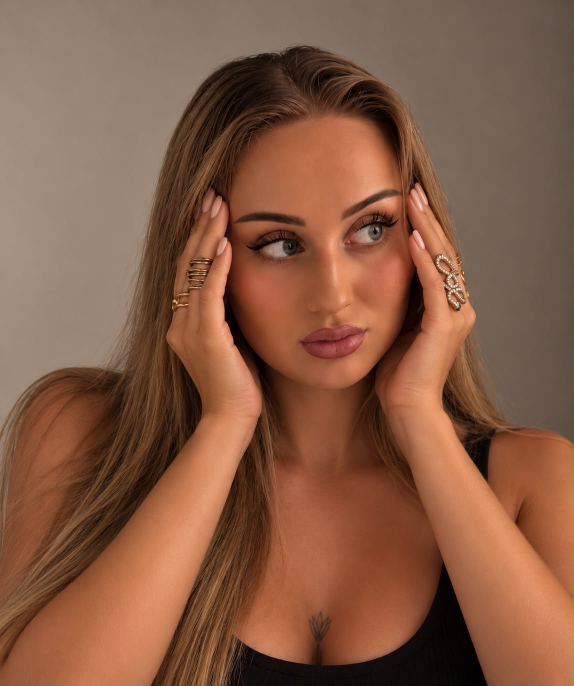
#> input picture claude_background/branding/assets/photos/originals/paula-portrait.jpg, 1148 x 1371 px, found by its file name (shown at 1/2 size)
$ python make_images.py originals/paula-portrait.jpg originals/nails.jpg
#> lines starting #> are read from the running program, lines starting #| are printed output that depends on the picture
"""Bilder für die Website: Hero breit (Paula rechts, links Wandfarbe angesetzt) + Web-Größen.

Aufruf (aus dem Repo-Root, Python mit Pillow):
    python branding/assets/photos/make_images.py branding/assets/photos/originals images

Der Hero ist eine Notlösung (Wandton zeilenweise vom linken Bildrand übernommen, weich überblendet).
Ein echtes KI-Outpainting soll images/hero-paula-wide.jpg später ersetzen, siehe docs/HANDOFF.md.
"""
import sys, os
from PIL import Image, ImageFilter

SRC, OUT = sys.argv[1], sys.argv[2]
os.makedirs(OUT, exist_ok=True)

# --- Hero: Wandfarbe zeilenweise vom linken Rand übernehmen, unten (Haare) mit Wandton weiterführen
p = Image.open(os.path.join(SRC, 'paula-portrait.jpg')).convert('RGB')
#> p is the input picture: PIL image 1148x1371 RGB; mean R, G, B 133.5, 91, 68.6
w, h = p.size
#> w = 1148; h = 1371
H = h
#> H = 1371
W = int(H * 2.2)
#> W = 3016
strip = p.crop((0, 0, 24, h)).resize((1, h), Image.LANCZOS)          # Mittel über die linken 24 px
cols = [strip.getpixel((0, y)) for y in range(h)]
#> cols = 1371 items, first 6: (144, 126, 111), (144, 126, 111), (144, 126, 111), (144, 126, 111), (144, 126, 111), (144, 126, 111)
cut = int(h * 0.46)                                                    # darunter beginnt am Rand Haar/Schulter
#> cut = 630
band = cols[int(h * 0.38):cut]
#> band = 110 items, first 6: (164, 145, 130), (164, 145, 130), (164, 145, 130), (164, 145, 130), (164, 145, 130), (164, 145, 130)
ref = tuple(round(sum(c[i] for c in band) / len(band)) for i in range(3))   # Wandton aus dem Bereich darüber
#> ref = (162, 143, 128)
for y in range(cut, h):                                                # weich in den Wandton übergehen
    t = min(1.0, (y - cut) / (h * 0.10))
    c = cols[y]
    cols[y] = tuple(round(c[i] * (1 - t) + ref[i] * t) for i in range(3))
#> this loop made 741 passes
#> c on passes 1 to 3: (161, 142, 127), (161, 142, 127), (161, 142, 127)
col_img = Image.new('RGB', (1, h))
col_img.putdata(cols)
col_img = col_img.filter(ImageFilter.GaussianBlur(24))
fill = col_img.resize((W, H), Image.NEAREST).filter(ImageFilter.GaussianBlur(2))
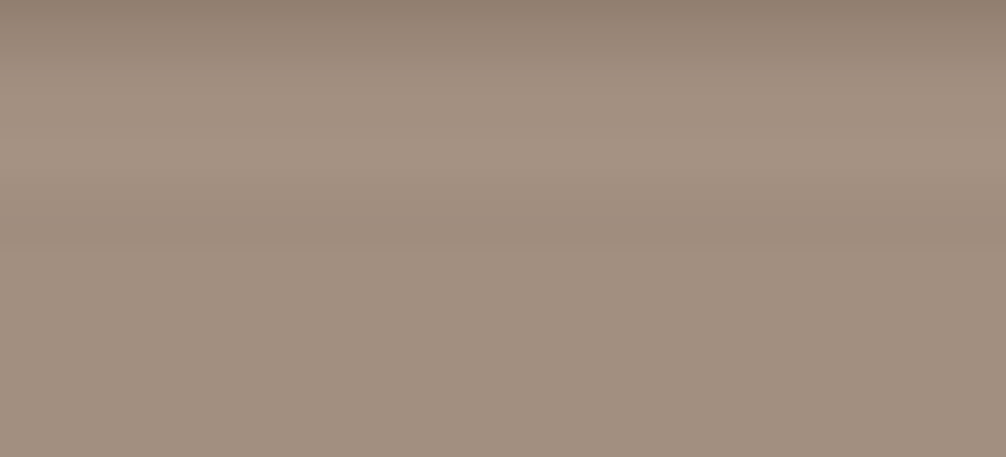
#> fill: PIL image 3016x1371 RGB (shown at 1/3 size); mean R, G, B 160.7, 141.7, 126.8
canvas = fill.copy()
x0 = W - w
#> x0 = 1868
fade = 360                                                              # Übergangsbreite im Bild
mask = Image.new('L', (w, h), 255)
#> mask: PIL image 1148x1371 L; every value is 255
for x in range(fade):
    t = x / fade
    a = round(255 * (t * t * (3 - 2 * t)))                             # smoothstep
    mask.paste(a, (x, 0, x + 1, h))
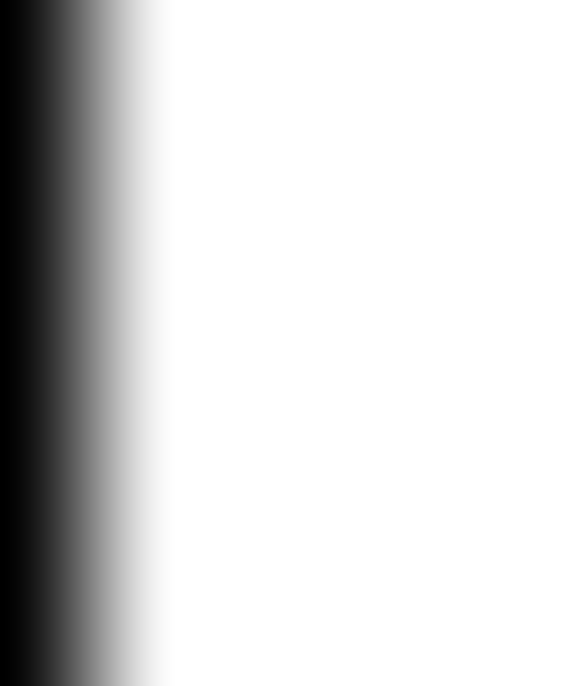
#> mask: PIL image 1148x1371 L (shown at 1/2 size); min 0, max 255, mean 214.9
canvas.paste(p, (x0, 0), mask)
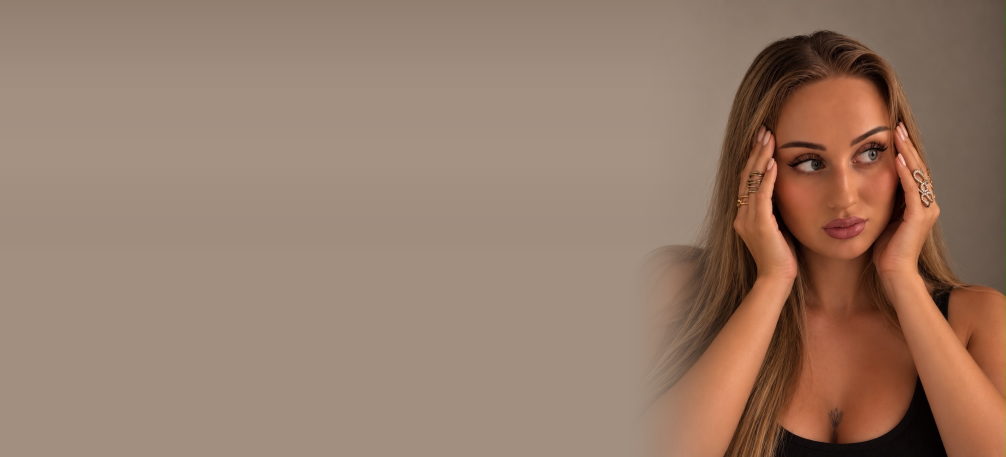
#> canvas: PIL image 3016x1371 RGB (shown at 1/3 size); mean R, G, B 151.3, 124.3, 106.9
hero = canvas.resize((2400, round(2400 * H / W)), Image.LANCZOS)
hero.save(os.path.join(OUT, 'hero-paula-wide.jpg'), quality=82, optimize=True, progressive=True)
p.resize((900, round(900 * h / w)), Image.LANCZOS).save(os.path.join(OUT, 'hero-paula.jpg'), quality=82, optimize=True, progressive=True)

# --- Ergebnis-Bilder (Hochformat), lange Seite 1200 px
items = {
    'nails.jpg': 'nails.jpg',
    'lashlift.jpg': 'lashlift.jpg',
    'lips-1.jpg': 'lips-1.jpg',
    'lips-2.jpg': 'lips-2.jpg',
    'lips-3.jpg': 'lips-3.jpg',
    'lashes.jpg': 'lashes-extensions.jpg',
}
for name, path in items.items():
    im = Image.open(os.path.join(SRC, path)).convert('RGB')
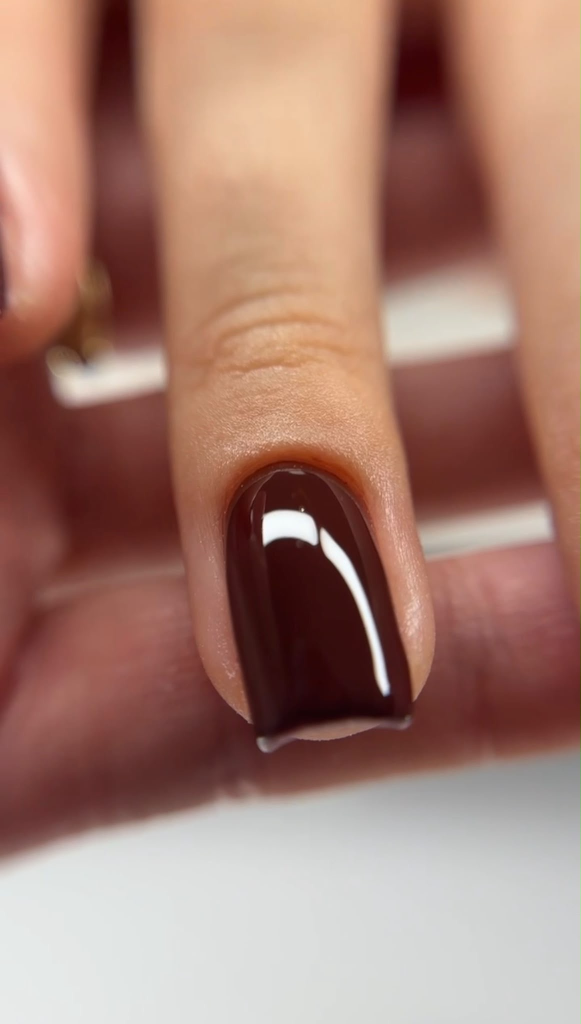
#> input picture claude_background/branding/assets/photos/originals/nails.jpg, 1162 x 2048 px, found by its file name (shown at 1/2 size)
#> im is the input picture: PIL image 1162x2048 RGB; mean R, G, B 166.2, 127.3, 114.8
    im.thumbnail((1200, 1200), Image.LANCZOS)
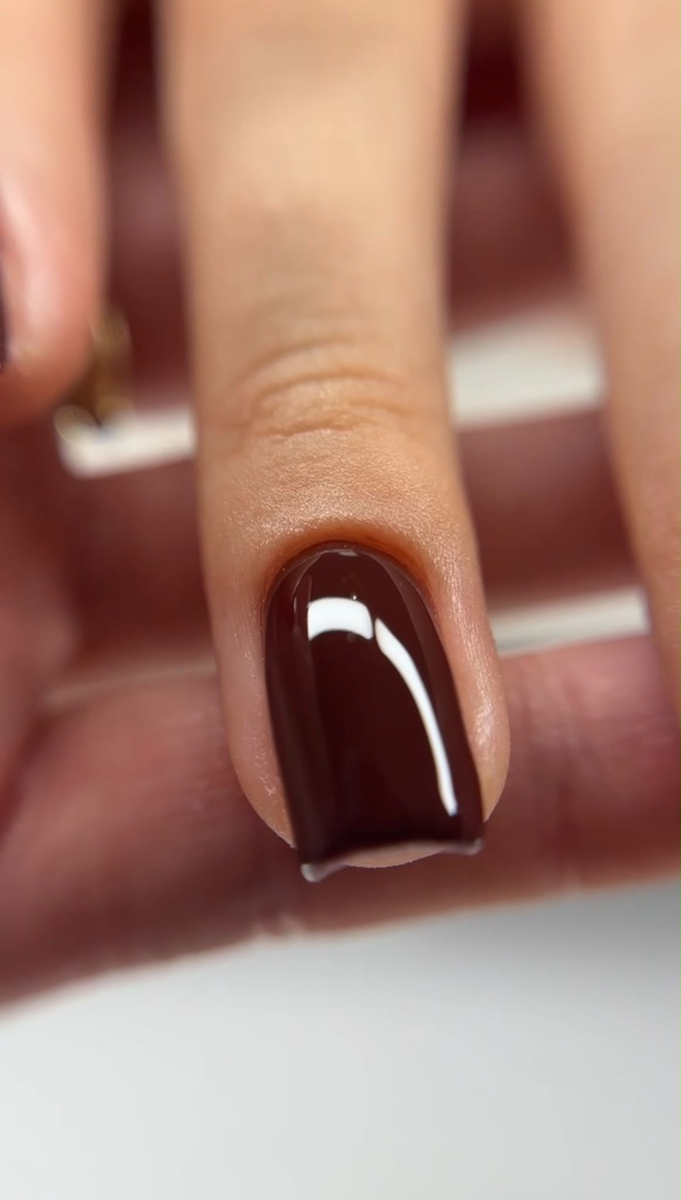
#> im: PIL image 681x1200 RGB; mean R, G, B 166.2, 127.3, 114.8
    im.save(os.path.join(OUT, name), quality=80, optimize=True, progressive=True)
#> pass 2 of the loop `for name, path in items.items():`:
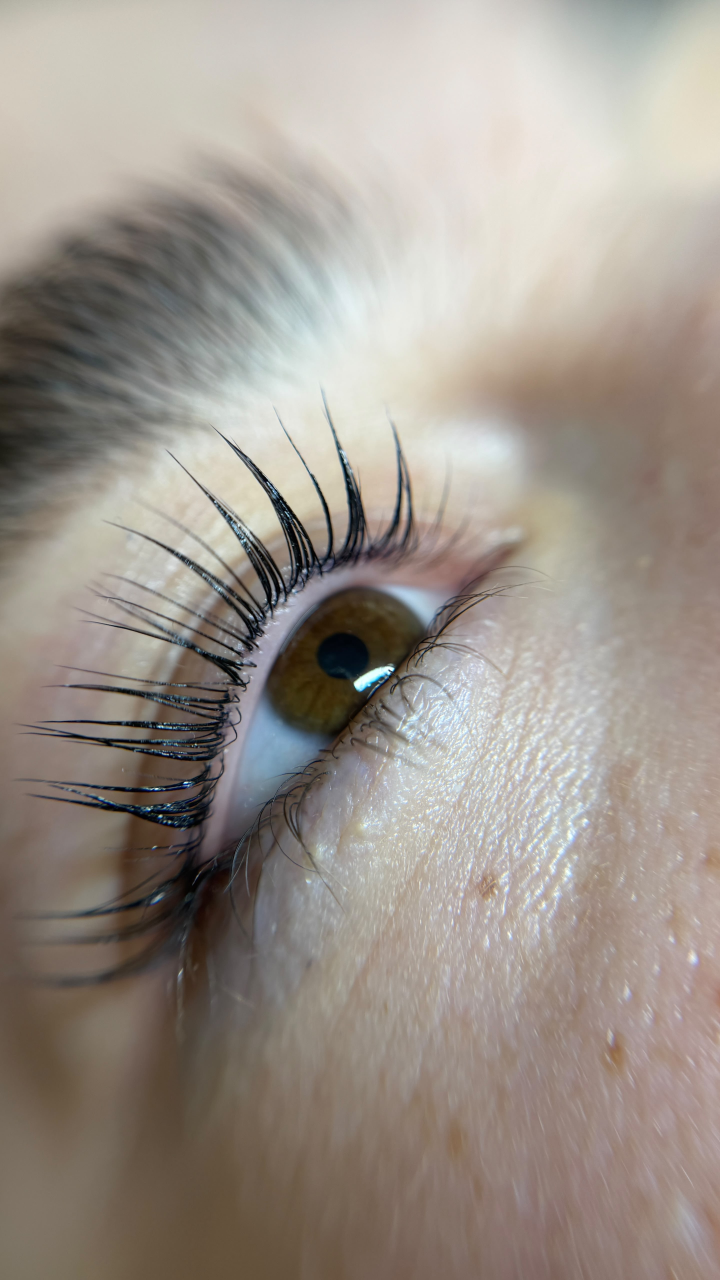
#> input picture claude_background/branding/assets/photos/originals/lashlift.jpg, 2880 x 5120 px, found by its file name (shown at 1/4 size)
#> im is the input picture: PIL image 2880x5120 RGB; mean R, G, B 156.5, 148.1, 139.7
#> `im.thumbnail((1200, 1200), Image.LANCZOS)`:
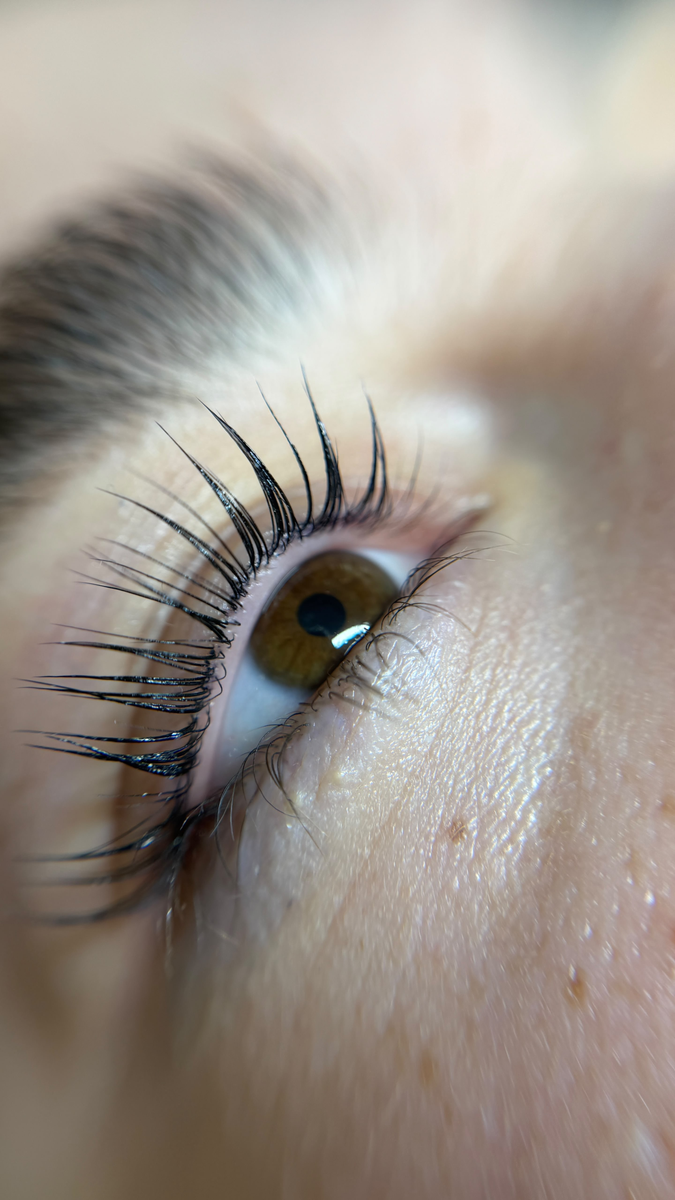
#> im: PIL image 675x1200 RGB; mean R, G, B 156.6, 148.1, 139.8
#> pass 3 of the loop `for name, path in items.items():`:
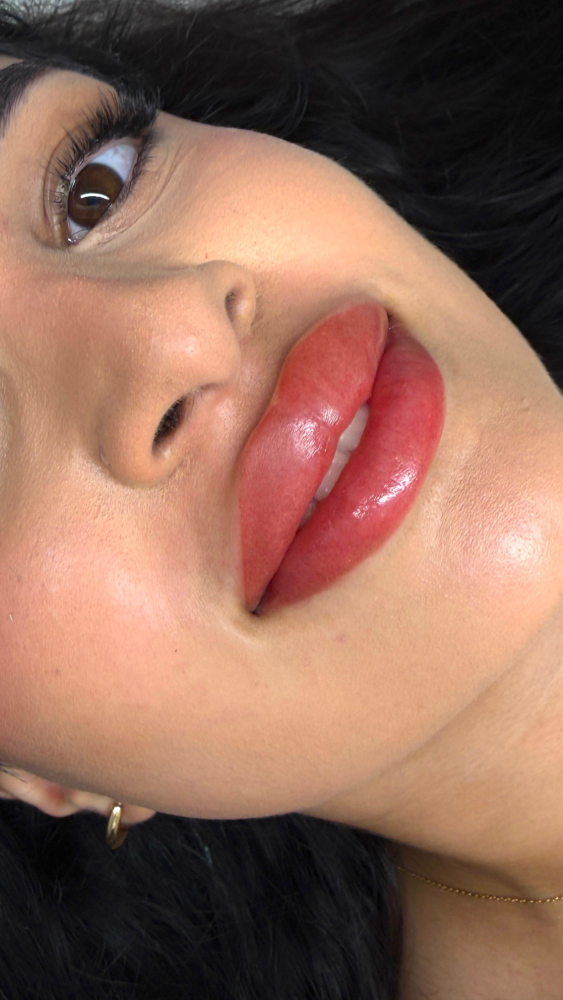
#> input picture claude_background/branding/assets/photos/originals/lips-1.jpg, 1125 x 2000 px, found by its file name (shown at 1/2 size)
#> im is the input picture: PIL image 1125x2000 RGB; mean R, G, B 144.6, 105.4, 88.6
#> `im.thumbnail((1200, 1200), Image.LANCZOS)`:
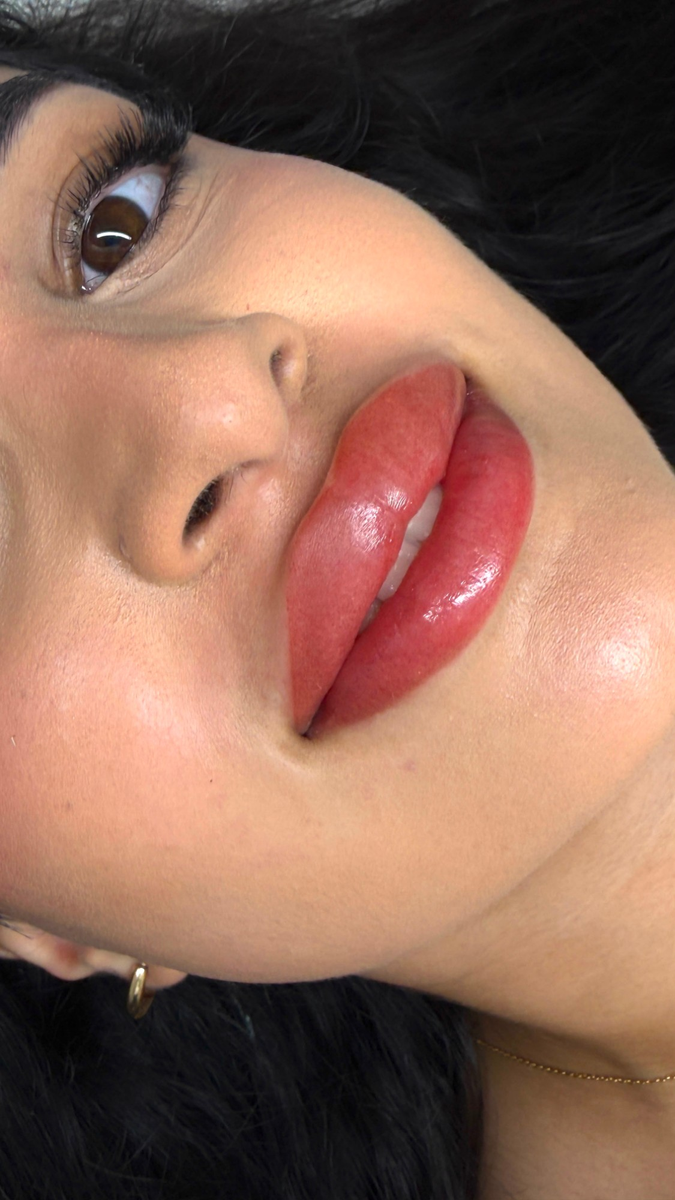
#> im: PIL image 675x1200 RGB; mean R, G, B 144.6, 105.4, 88.6
#> (the run stopped early here; a loop or call above may not have finished)
